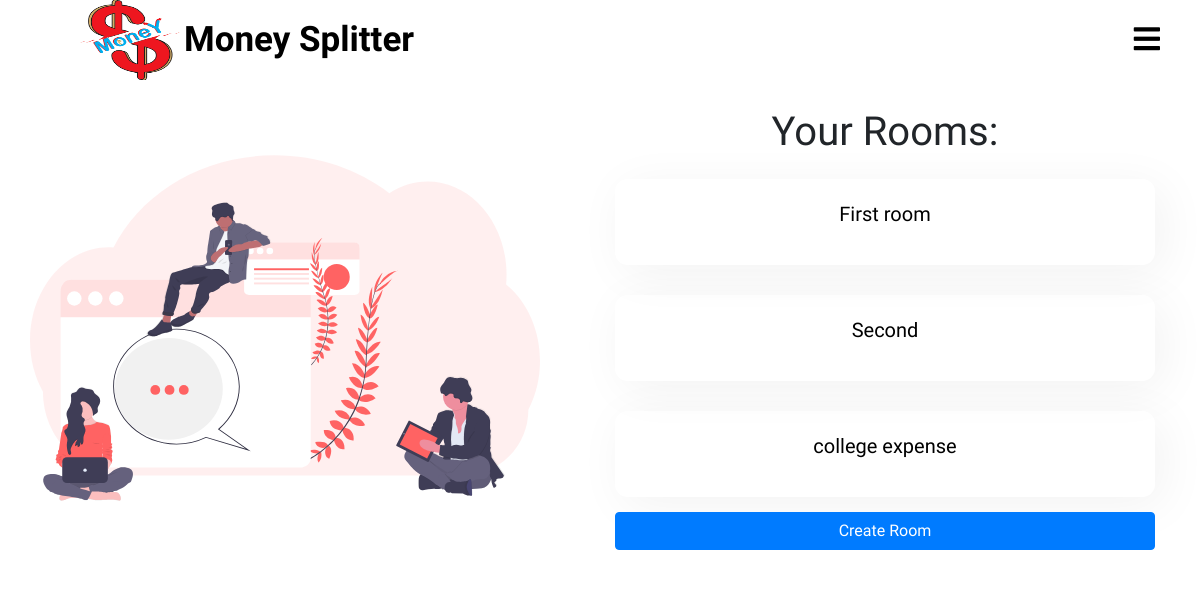
Page /splitter/rooms_list/ (signed in) on the committed database.
### splitter/models.py (models this page shows, shortened)
class room(models.Model):
    creater = models.ForeignKey(User,on_delete=models.CASCADE,related_name="creater")
    name = models.CharField(max_length=250)
    members = models.ManyToManyField(User,through="room_members")

### splitter/views.py (the view)
# urls.py: path('rooms_list/',views.room_list,name="room_list"),
def room_list(request):
    rooms = room_members.objects.filter(member=request.user)
    rooms_list = [x.room for x in rooms]
    length = False
    if(len(rooms_list) == 0):
        length = True
    print(len(rooms_list))
    return render(request,'splitter/room_list.html',{'rooms_list':rooms_list,'length':length})

### templates/splitter/room_list.html (shortened to what this page needs)
{% extends 'splitter/base.html' %}
{% load static %}
{% block css %}
  <link rel="stylesheet" href="{% static 'css/room_list.css' %}">
{% endblock %}
{% block content %}
  <div class="room-list-page">
    <div class="row">
      <div class="col-lg-6">
        <div class="room-list-img-grid">
        <img src="{% static 'images/undraw_Group_chat_unwm.svg' %}" alt="" class="room_list_img" >
        </div>
      </div>
      <div class="col-lg-6">
        <div class="container room-list-grid">
          {% if length %}
          <h1>No Rooms Created!!</h1>
          {% else %}
          <h1>Your Rooms:</h1>
          {% for room in rooms_list %}
          <a href="{% url 'splitter:room_detail' pk=room.pk %}">
            <div class="room_name">
              <p>{{ room.name }}</p>
            </div>
          </a>
          {% endfor %}
          {% endif %}
          <a href="" class="btn btn-primary create-room" data-target="#RoomModalCreateTransaction" data-toggle="modal">Create Room</a>
        </div>
      </div>
    </div>
  </div>
{% endblock %}

### static/css/home_page.css (style rules this page uses)
* { padding: 0; margin: 0; text-decoration: none; list-style: none; box-sizing: border-box; font-family: 'Merienda One', cursive; }
body,html { overflow-x: hidden; }
:root { var(--IndianRed): #db575b; var(--Aqua): #99ffe4; var(--MiddleBlue): #88cfd3; var(--SteelBlue): #578bb2; var(--BdazzledBlue): #345c98; var(--DarkButton): linear-gradient(to top, #30cfd0 0%, #330867 100%); var(--LightButton): linear-gradient(to top, #48c6ef 0%, #6f86d6 100%); var(--RedButton): linear-gradient(45deg, #874da2 0%, #c43a30 100%); }

### static/css/room_list.css (style rules this page uses)
* { margin:0; padding: 0; }
body,html { margin:0; padding: 0; }
.room-list-page .row { width: 100%; }
.room-list-grid { display: flex; flex-direction: column; padding: 0px 50px; margin: 0px; }
.room-list-grid h1 { text-align: center; margin-top: 20px; }
.room-list-grid a { text-decoration: none; }
.room_list_img { width: 100%; height: 60vh; padding: 30px; }
.room_name { width: 100%; padding: 20px; text-align: center; text-decoration: none; font-size: 20px; color: black; margin : 15px 0px; box-shadow: .5rem .5rem 3rem 1px rgba(0,0,0,.05); border-radius: .8rem; }

### rows in the picture
room: name "First room"
room: name "Second"
room: name "college expense"
